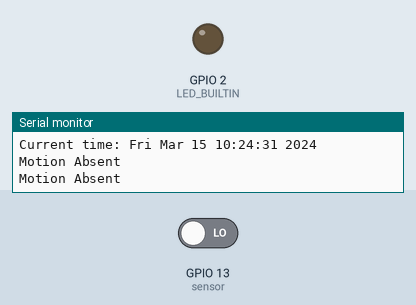
This sketch was run on a simulated ESP8266 (NodeMCU). Shown: output pins drawn as LEDs (lit = HIGH, except the on-board LED, lit = LOW), the last lines printed to the serial monitor. The test bench sets the inputs (shaded band); at power-on: GPIO 13 (sensor) LOW. WiFi joins after 1.5 s; servers stay silent unless stated; uploads are accepted with an empty reply; the local clock reads 2024-03-15 10:24:30 at power-on unless the sketch sets it; not simulated (calls return 0 or success): secrets.h.

Above: at 2.7 s.
2.8 s: GPIO 13 (sensor) driven HIGH
At 5.5 s:
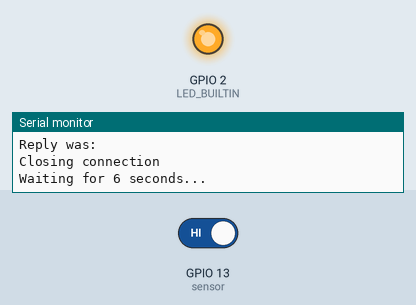
Timing chart, 0 to 10.3 s (numbered marks = the images above; inputs shaded):
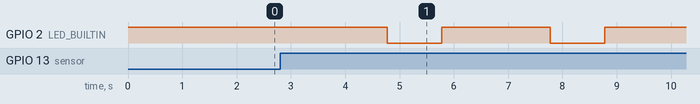

The sketch:

Sketch.ino
```cpp
#include <Arduino.h>

#include <ESP8266WiFi.h>
#include <WifiClientSecure.h>

#include "secrets.h"
#include "certs.h"

const char* ssid     = SSIDNAME;
const char* password = SSIDPASSWORD;

int sensor = 13;  // Digital pin D7

X509List cert(cert_ISRG_Root_X1);

void setup() {
  Serial.begin(115200);

  pinMode(sensor, INPUT);
  pinMode(LED_BUILTIN, OUTPUT);
  digitalWrite(LED_BUILTIN, HIGH);

  Serial.println();
  Serial.println();
  Serial.print("Connecting to ");
  Serial.println(ssid);

  /* Explicitly set the ESP8266 to be a WiFi-client, otherwise, it by default,
     would try to act as both a client and an access-point and could cause
     network-issues with your other WiFi-devices on your WiFi-network. */
  WiFi.mode(WIFI_STA);
  WiFi.begin(ssid, password);

  while (WiFi.status() != WL_CONNECTED) {
    delay(500);
    Serial.print(".");
  }

  Serial.println("");
  Serial.println("WiFi connected");
  Serial.println("IP address: ");
  Serial.println(WiFi.localIP());

  // Set time via NTP, as required for x.509 validation
  configTime(3 * 3600, 0, "pool.ntp.org", "time.nist.gov");

  Serial.print("Waiting for NTP time sync: ");
  time_t now = time(nullptr);
  while (now < 8 * 3600 * 2) {
    delay(500);
    Serial.print(".");
    now = time(nullptr);
  }
  Serial.println("");
  struct tm timeinfo;
  gmtime_r(&now, &timeinfo);
  Serial.print("Current time: ");
  Serial.println(asctime(&timeinfo));
}

void toggleLights() {
  Serial.println("Toggling Living Room Lights...");
  WiFiClientSecure client;
  client.setTrustAnchors(&cert);
  Serial.print("connecting to ");
  Serial.println(lifx_host);
  if (!client.connect(lifx_host, lifx_port)) {
    Serial.println("connection failed");
    return;
  }

  String url = "/v1/lights/group:Living Room/toggle";
  Serial.print("requesting URL: ");
  Serial.println(url);

  client.print(String("POST ") + url + "?duration=2 HTTP/1.1\r\n" +
               "Host: " + lifx_host + "\r\n" +
               "User-Agent: NodeMCU_PIR_Hack\r\n" +
               "Authorization: Bearer " + LIFXTOKEN + "\r\n" +
               "Connection: close\r\n\r\n");

  Serial.println("request sent");
  while (client.connected()) {
    String line = client.readStringUntil('\n');
    if (line == "\r") {
      Serial.println("Headers received");
      break;
    }
  }
  String line = client.readStringUntil('\n');
  Serial.println("Reply was:");
  Serial.println(line);
  Serial.println("Closing connection");
}

void loop() {
  long state = digitalRead(sensor);
  digitalWrite(LED_BUILTIN, HIGH);

  if (state == HIGH) {
    Serial.println("Motion Detected!");

    toggleLights();

    Serial.println("Waiting for 6 seconds...");
    int timer = 0;
    while (timer != 6000) {
      digitalWrite(LED_BUILTIN, LOW);   // Turn the LED on (Note that LOW is the voltage level
      // but actually the LED is on; this is because
      // it is active low on the ESP-01)
      delay(1000);                      // Wait for a second
      digitalWrite(LED_BUILTIN, HIGH);  // Turn the LED off by making the voltage HIGH
      delay(2000);
      timer += 3000;
    }

    toggleLights();
  }
  else {
    Serial.println("Motion Absent");
    delay(1000);
  }
}
```

certs.h
```cpp
// this file is autogenerated - any modification will be overwritten
// unused symbols will not be linked in the final binary
// generated on 2022-03-25 09:41:52
// by ['../cert.py', '-s', 'api.lifx.com', '-n', 'lifx']

#pragma once

////////////////////////////////////////////////////////////
// certificate chain for api.lifx.com:443

const char* lifx_host = "api.lifx.com";
const uint16_t lifx_port = 443;

// CN: api.lifx.com => name: api_lifx_com
// not valid before: 2022-01-30 22:20:01
// not valid after:  2022-04-30 22:20:00
const char fingerprint_api_lifx_com [] PROGMEM = "66:da:6e:51:b4:d4:e9:67:09:95:a7:a3:61:2d:56:ac:05:5d:39:4d";
const char pubkey_api_lifx_com [] PROGMEM = R"PUBKEY(
-----BEGIN PUBLIC KEY-----
MIIBIjANBgkqhkiG9w0BAQEFAAOCAQ8AMIIBCgKCAQEA0rc/tUVxqWUbpt2sCYH6
QH89LX/aFhLjb07Tkl7toypiqT6li7uS7al12CvKnyJKa1COQilBeJQfbRpG7oka
tPpp8aUpFfTh62RSRw0Wy5aTL8BCRs9H+OBvnoxBw8oMy5vCrJCor3aLv8X8MbOK
7G1XA3IRyzsJN7+z5x2OalDjK7dqh9DUDs/RF5C7gstZ/v7FydW8GfecD5HGbbup
jiI6UV7yMr2SpSM0Lxezb+DTJNoUpcvX0bZec/XoUDip8hZZTIVaslHjky63egJw
Fk1A5Rb8GVRQfmNfaZQhMR57ReqSvbWRjUpI5Ze+DonsLOuiXcCtvzqEytux7L4X
WwIDAQAB
-----END PUBLIC KEY-----
)PUBKEY";

// http://r3.i.lencr.org/
// CN: R3 => name: R3
// not valid before: 2020-09-04 00:00:00
// not valid after:  2025-09-15 16:00:00
const char cert_R3 [] PROGMEM = R"CERT(
-----BEGIN CERTIFICATE-----
MIIFFjCCAv6gAwIBAgIRAJErCErPDBinU/bWLiWnX1owDQYJKoZIhvcNAQELBQAw
TzELMAkGA1UEBhMCVVMxKTAnBgNVBAoTIEludGVybmV0IFNlY3VyaXR5IFJlc2Vh
cmNoIEdyb3VwMRUwEwYDVQQDEwxJU1JHIFJvb3QgWDEwHhcNMjAwOTA0MDAwMDAw
WhcNMjUwOTE1MTYwMDAwWjAyMQswCQYDVQQGEwJVUzEWMBQGA1UEChMNTGV0J3Mg
RW5jcnlwdDELMAkGA1UEAxMCUjMwggEiMA0GCSqGSIb3DQEBAQUAA4IBDwAwggEK
AoIBAQC7AhUozPaglNMPEuyNVZLD+ILxmaZ6QoinXSaqtSu5xUyxr45r+XXIo9cP
R5QUVTVXjJ6oojkZ9YI8QqlObvU7wy7bjcCwXPNZOOftz2nwWgsbvsCUJCWH+jdx
sxPnHKzhm+/b5DtFUkWWqcFTzjTIUu61ru2P3mBw4qVUq7ZtDpelQDRrK9O8Zutm
NHz6a4uPVymZ+DAXXbpyb/uBxa3Shlg9F8fnCbvxK/eG3MHacV3URuPMrSXBiLxg
Z3Vms/EY96Jc5lP/Ooi2R6X/ExjqmAl3P51T+c8B5fWmcBcUr2Ok/5mzk53cU6cG
/kiFHaFpriV1uxPMUgP17VGhi9sVAgMBAAGjggEIMIIBBDAOBgNVHQ8BAf8EBAMC
AYYwHQYDVR0lBBYwFAYIKwYBBQUHAwIGCCsGAQUFBwMBMBIGA1UdEwEB/wQIMAYB
Af8CAQAwHQYDVR0OBBYEFBQusxe3WFbLrlAJQOYfr52LFMLGMB8GA1UdIwQYMBaA
FHm0WeZ7tuXkAXOACIjIGlj26ZtuMDIGCCsGAQUFBwEBBCYwJDAiBggrBgEFBQcw
AoYWaHR0cDovL3gxLmkubGVuY3Iub3JnLzAnBgNVHR8EIDAeMBygGqAYhhZodHRw
Oi8veDEuYy5sZW5jci5vcmcvMCIGA1UdIAQbMBkwCAYGZ4EMAQIBMA0GCysGAQQB
gt8TAQEBMA0GCSqGSIb3DQEBCwUAA4ICAQCFyk5HPqP3hUSFvNVneLKYY611TR6W
PTNlclQtgaDqw+34IL9fzLdwALduO/ZelN7kIJ+m74uyA+eitRY8kc607TkC53wl
ikfmZW4/RvTZ8M6UK+5UzhK8jCdLuMGYL6KvzXGRSgi3yLgjewQtCPkIVz6D2QQz
CkcheAmCJ8MqyJu5zlzyZMjAvnnAT45tRAxekrsu94sQ4egdRCnbWSDtY7kh+BIm
lJNXoB1lBMEKIq4QDUOXoRgffuDghje1WrG9ML+Hbisq/yFOGwXD9RiX8F6sw6W4
avAuvDszue5L3sz85K+EC4Y/wFVDNvZo4TYXao6Z0f+lQKc0t8DQYzk1OXVu8rp2
yJMC6alLbBfODALZvYH7n7do1AZls4I9d1P4jnkDrQoxB3UqQ9hVl3LEKQ73xF1O
yK5GhDDX8oVfGKF5u+decIsH4YaTw7mP3GFxJSqv3+0lUFJoi5Lc5da149p90Ids
hCExroL1+7mryIkXPeFM5TgO9r0rvZaBFOvV2z0gp35Z0+L4WPlbuEjN/lxPFin+
HlUjr8gRsI3qfJOQFy/9rKIJR0Y/8Omwt/8oTWgy1mdeHmmjk7j1nYsvC9JSQ6Zv
MldlTTKB3zhThV1+XWYp6rjd5JW1zbVWEkLNxE7GJThEUG3szgBVGP7pSWTUTsqX
nLRbwHOoq7hHwg==
-----END CERTIFICATE-----
)CERT";

// http://x1.i.lencr.org/
// CN: ISRG Root X1 => name: ISRG_Root_X1
// not valid before: 2015-06-04 11:04:38
// not valid after:  2035-06-04 11:04:38
const char cert_ISRG_Root_X1 [] PROGMEM = R"CERT(
-----BEGIN CERTIFICATE-----
MIIFazCCA1OgAwIBAgIRAIIQz7DSQONZRGPgu2OCiwAwDQYJKoZIhvcNAQELBQAw
TzELMAkGA1UEBhMCVVMxKTAnBgNVBAoTIEludGVybmV0IFNlY3VyaXR5IFJlc2Vh
cmNoIEdyb3VwMRUwEwYDVQQDEwxJU1JHIFJvb3QgWDEwHhcNMTUwNjA0MTEwNDM4
WhcNMzUwNjA0MTEwNDM4WjBPMQswCQYDVQQGEwJVUzEpMCcGA1UEChMgSW50ZXJu
ZXQgU2VjdXJpdHkgUmVzZWFyY2ggR3JvdXAxFTATBgNVBAMTDElTUkcgUm9vdCBY
MTCCAiIwDQYJKoZIhvcNAQEBBQADggIPADCCAgoCggIBAK3oJHP0FDfzm54rVygc
h77ct984kIxuPOZXoHj3dcKi/vVqbvYATyjb3miGbESTtrFj/RQSa78f0uoxmyF+
0TM8ukj13Xnfs7j/EvEhmkvBioZxaUpmZmyPfjxwv60pIgbz5MDmgK7iS4+3mX6U
A5/TR5d8mUgjU+g4rk8Kb4Mu0UlXjIB0ttov0DiNewNwIRt18jA8+o+u3dpjq+sW
T8KOEUt+zwvo/7V3LvSye0rgTBIlDHCNAymg4VMk7BPZ7hm/ELNKjD+Jo2FR3qyH
B5T0Y3HsLuJvW5iB4YlcNHlsdu87kGJ55tukmi8mxdAQ4Q7e2RCOFvu396j3x+UC
B5iPNgiV5+I3lg02dZ77DnKxHZu8A/lJBdiB3QW0KtZB6awBdpUKD9jf1b0SHzUv
KBds0pjBqAlkd25HN7rOrFleaJ1/ctaJxQZBKT5ZPt0m9STJEadao0xAH0ahmbWn
OlFuhjuefXKnEgV4We0+UXgVCwOPjdAvBbI+e0ocS3MFEvzG6uBQE3xDk3SzynTn
jh8BCNAw1FtxNrQHusEwMFxIt4I7mKZ9YIqioymCzLq9gwQbooMDQaHWBfEbwrbw
qHyGO0aoSCqI3Haadr8faqU9GY/rOPNk3sgrDQoo//fb4hVC1CLQJ13hef4Y53CI
rU7m2Ys6xt0nUW7/vGT1M0NPAgMBAAGjQjBAMA4GA1UdDwEB/wQEAwIBBjAPBgNV
HRMBAf8EBTADAQH/MB0GA1UdDgQWBBR5tFnme7bl5AFzgAiIyBpY9umbbjANBgkq
hkiG9w0BAQsFAAOCAgEAVR9YqbyyqFDQDLHYGmkgJykIrGF1XIpu+ILlaS/V9lZL
ubhzEFnTIZd+50xx+7LSYK05qAvqFyFWhfFQDlnrzuBZ6brJFe+GnY+EgPbk6ZGQ
3BebYhtF8GaV0nxvwuo77x/Py9auJ/GpsMiu/X1+mvoiBOv/2X/qkSsisRcOj/KK
NFtY2PwByVS5uCbMiogziUwthDyC3+6WVwW6LLv3xLfHTjuCvjHIInNzktHCgKQ5
ORAzI4JMPJ+GslWYHb4phowim57iaztXOoJwTdwJx4nLCgdNbOhdjsnvzqvHu7Ur
TkXWStAmzOVyyghqpZXjFaH3pO3JLF+l+/+sKAIuvtd7u+Nxe5AW0wdeRlN8NwdC
jNPElpzVmbUq4JUagEiuTDkHzsxHpFKVK7q4+63SM1N95R1NbdWhscdCb+ZAJzVc
oyi3B43njTOQ5yOf+1CceWxG1bQVs5ZufpsMljq4Ui0/1lvh+wjChP4kqKOJ2qxq
4RgqsahDYVvTH9w7jXbyLeiNdd8XM2w9U/t7y0Ff/9yi0GE44Za4rF2LN9d11TPA
mRGunUHBcnWEvgJBQl9nJEiU0Zsnvgc/ubhPgXRR4Xq37Z0j4r7g1SgEEzwxA57d
emyPxgcYxn/eR44/KJ4EBs+lVDR3veyJm+kXQ99b21/+jh5Xos1AnX5iItreGCc=
-----END CERTIFICATE-----
)CERT";


// end of certificate chain for api.lifx.com:443
////////////////////////////////////////////////////////////
```

Measured:
- after the input at 2.8 s, GPIO 2 (LED_BUILTIN): alternates HIGH for 2.0 s and LOW for 1.0 s, 4 changes in all, then stays HIGH, starting after 2.0 s
